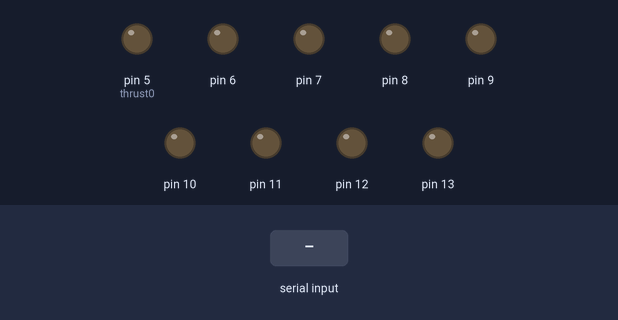
The sketch below on a simulated Arduino Uno, built with avr-gcc and run on an emulated ATmega328P. Parts: output pins drawn as LEDs (lit = HIGH). Inputs (shaded band) come from the test bench.

Above: at 1.2 s.
1.3 s: "1" received over Serial
At 2.1 s:
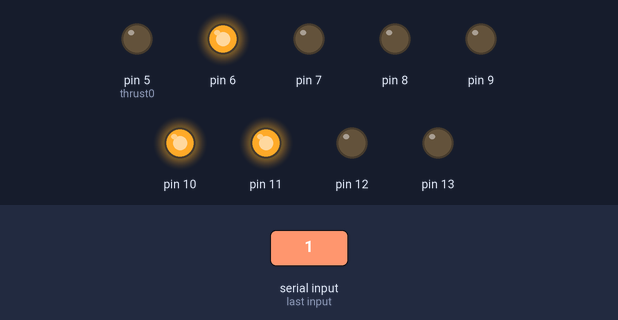
2.8 s: byte 255 (255) received over Serial
At 3.2 s:
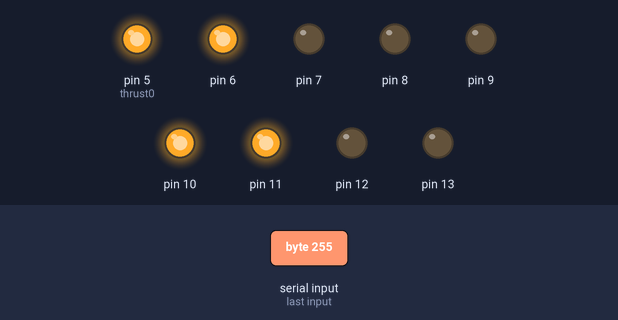
4.3 s: "0" received over Serial
At 5.5 s:
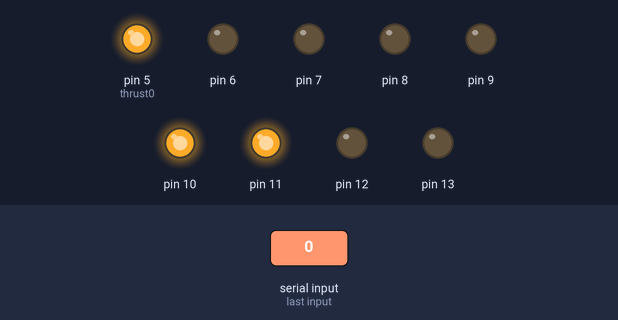
5.8 s: byte 3 (3) received over Serial
At 6.7 s:
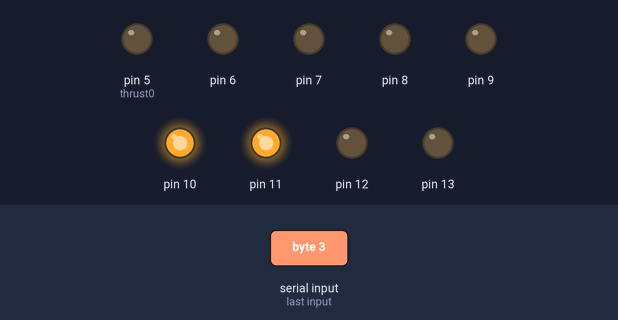
7.3 s: "2" received over Serial
At 7.9 s:
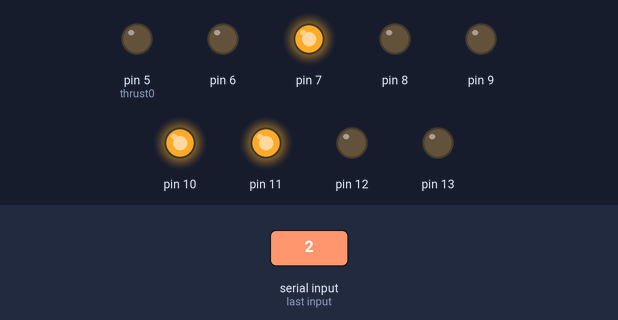
8.8 s: byte 255 (255) received over Serial
At 10.2 s:
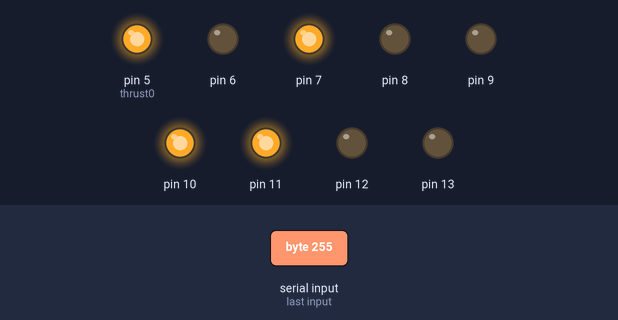
Timing chart, 0 to 11.3 s (numbered marks = the images above; inputs shaded):
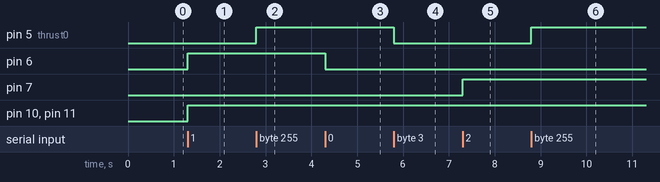

Measured:
- after the input at 1.3 s, pin 6, pin 10, pin 11: LOW → HIGH at once
- after the input at 2.8 s, pin 5 (thrust0): LOW → HIGH at once
- after the input at 4.3 s, pin 6: HIGH → LOW at once
- after the input at 5.8 s, pin 5 (thrust0): HIGH → LOW at once
- after the input at 7.3 s, pin 7: LOW → HIGH at once
- after the input at 8.8 s, pin 5 (thrust0): LOW → HIGH at once

The sketch:

thruster.ino
```cpp
// air floatation and air thrusting
int thrust0 = 5;

void setup() {
  Serial.begin(115200);
  for (int j = 0; j < 9; j++)
  {
    pinMode(thrust0 + j, OUTPUT);
  }
}

void loop() {
  if (Serial.available() > 0)
  {
    int val = Serial.read();
    if (val == 255)
    {
      digitalWrite(thrust0, HIGH);
    }
    else if (val == 3)
    {
      digitalWrite(thrust0, LOW);
    }
    else
    {
      for (int i = 0; i < 8; i++) {
        if (bitRead(val, i) > 0)
        {
          digitalWrite(thrust0 + 1 + i, HIGH);
        }
        else
        {
          digitalWrite(thrust0 + 1 + i, LOW);
        }
      }
    }
  }
}
```
